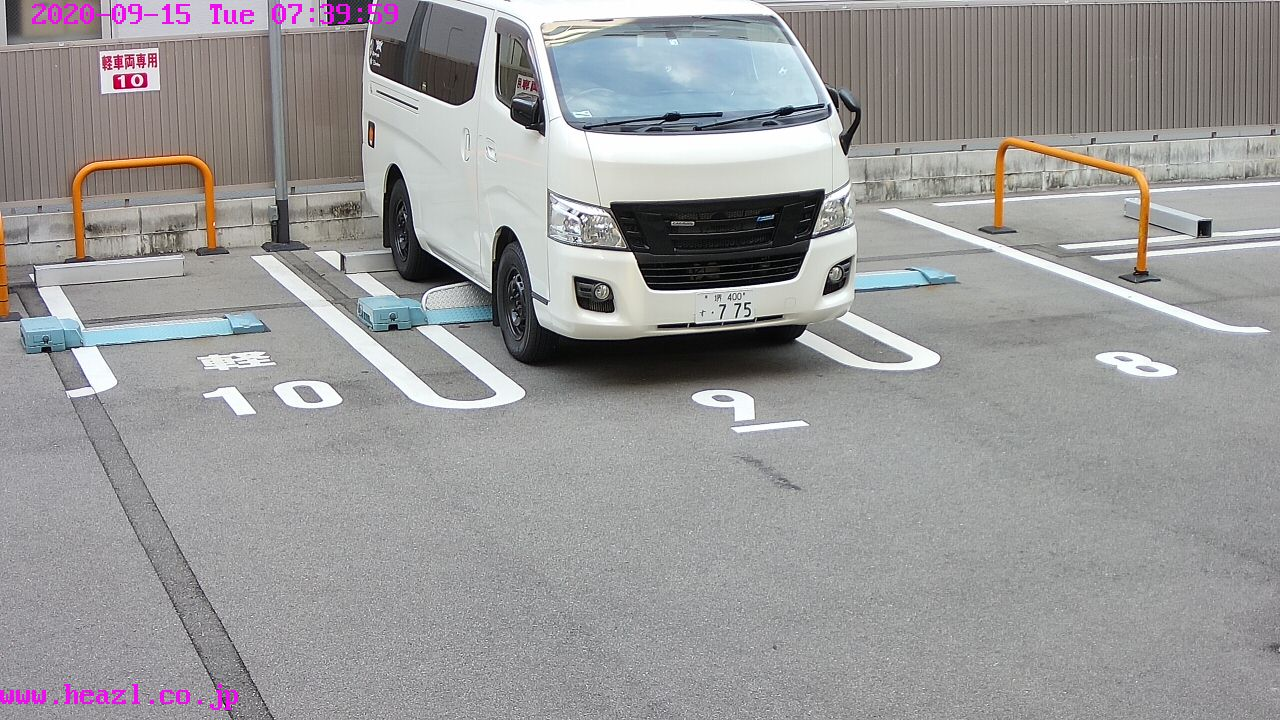
#> input picture 26.jpg, 1280 x 720 px
$ python programLicenceReader.py
#> lines starting #> are read from the running program, lines starting #| are printed output that depends on the picture; after the words box and inside, x2 and y2 are one past the last pixel; in counts of white or black regions, pixels touching at a corner belong together
import cv2
import pytesseract

# Read the image file
image = cv2.imread('26.jpg')
#> image is the input picture: shape (720, 1280, 3); mean B, G, R 153.2, 152.7, 153.6
# your path may be different
pytesseract.pytesseract.tesseract_cmd = 'C:/OCR/Tesseract-OCR/tesseract.exe'
# Convert to Grayscale Image
gray_image = cv2.cvtColor(image, cv2.COLOR_BGR2GRAY)
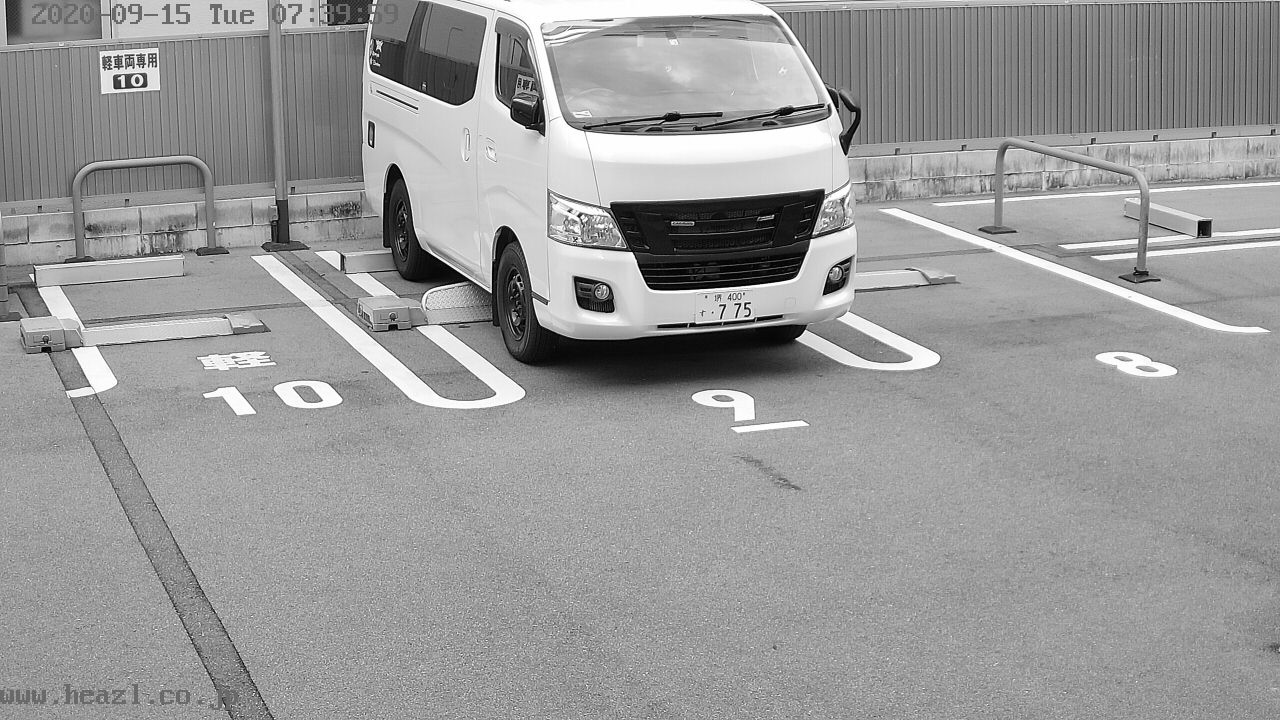
#> gray_image: shape (720, 1280); min 0, max 255, mean 153

# Canny Edge Detection
canny_edge = cv2.Canny(gray_image, 170, 200)
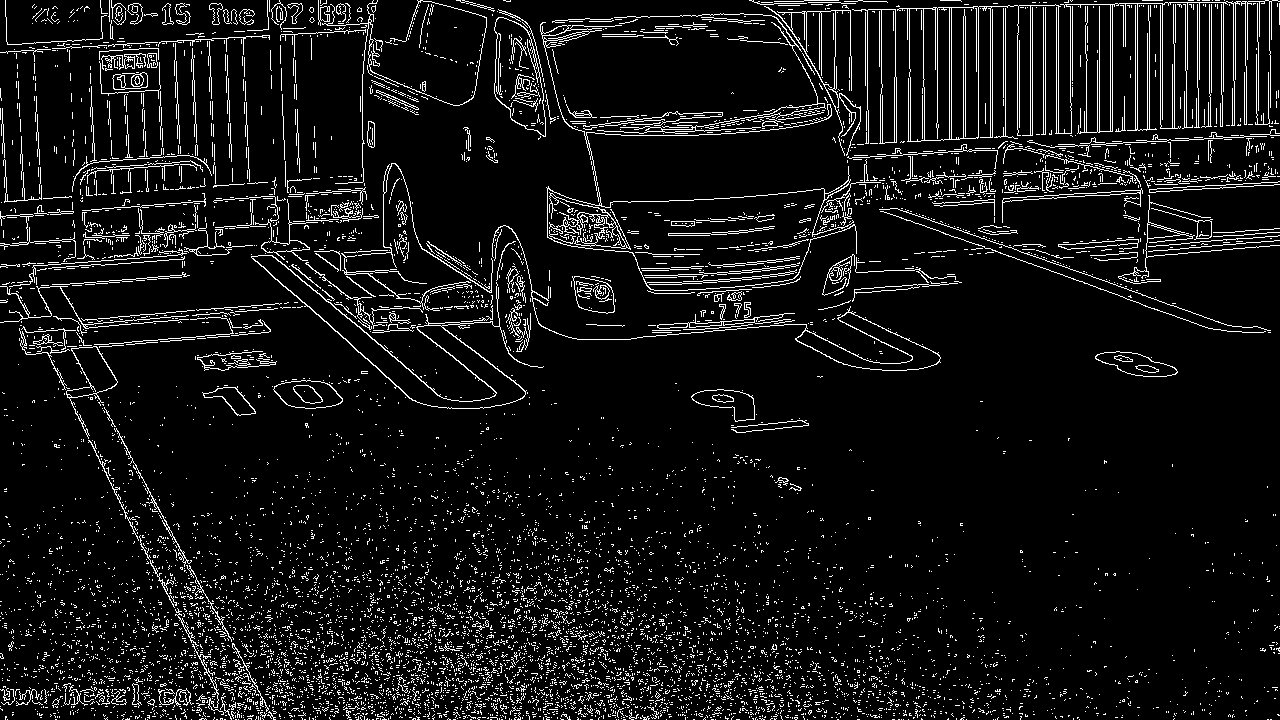
#> canny_edge: shape (720, 1280); 7.5% white in thin lines or dots

# Find contours based on Edges
contours, new = cv2.findContours(
    canny_edge.copy(), cv2.RETR_LIST, cv2.CHAIN_APPROX_SIMPLE)
#> contours = 8485 contours, 8327 with area under 20; largest, box (x1, y1, x2, y2) and area: (897, 0, 1280, 142) 9372, (251, 255, 544, 409) 7022, (251, 255, 526, 409) 6514, (494, 9, 546, 137) 4204, (494, 17, 546, 137) 4068
contours = sorted(contours, key=cv2.contourArea, reverse=True)[:30]
#> contours = 30 contours; largest, box (x1, y1, x2, y2) and area: (897, 0, 1280, 142) 9372, (251, 255, 544, 409) 7022, (251, 255, 526, 409) 6514, (494, 9, 546, 137) 4204, (494, 17, 546, 137) 4068

# Initialize license Plate contour and x,y coordinates
contour_with_license_plate = None
license_plate = None
x = None
y = None
w = None
h = None

# Find the contour with 4 potential corners and creat ROI around it
for contour in contours:
    # Find Perimeter of contour and it should be a closed contour
    perimeter = cv2.arcLength(contour, True)
    approx = cv2.approxPolyDP(contour, 0.01 * perimeter, True)
    if len(approx) == 4:  # see whether it is a Rect
        contour_with_license_plate = approx
        x, y, w, h = cv2.boundingRect(contour)
        license_plate = gray_image[y:y + h, x:x + w]
        break
#> this loop made 12 passes
#> (perimeter, contour_with_license_plate, x, y, w, h) on pass 12: (299.2, [[910, 8], [923, 9], [924, 139], [910, 140]], 909, 8, 16, 134)
#> perimeter on passes 1 to 6: 7587.5, 1430.9, 901.1, 522.7, 579.6, 823.5

# Removing Noise from the detected image, before sending to Tesseract
license_plate = cv2.bilateralFilter(license_plate, 11, 17, 17)
(thresh, license_plate) = cv2.threshold(
    license_plate, 150, 180, cv2.THRESH_BINARY)

# Text Recognition
#> (the run stopped early here; a loop or call above may not have finished)
